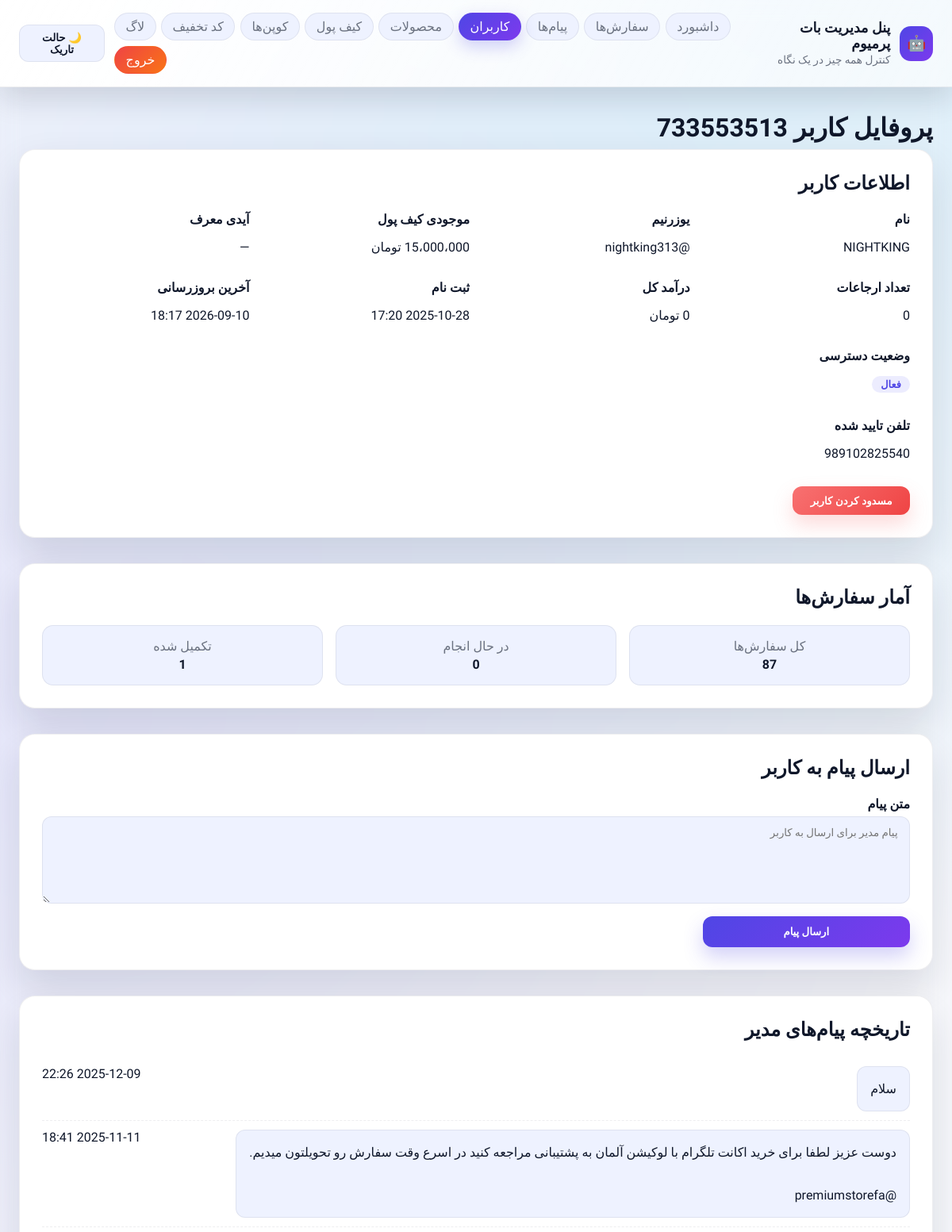
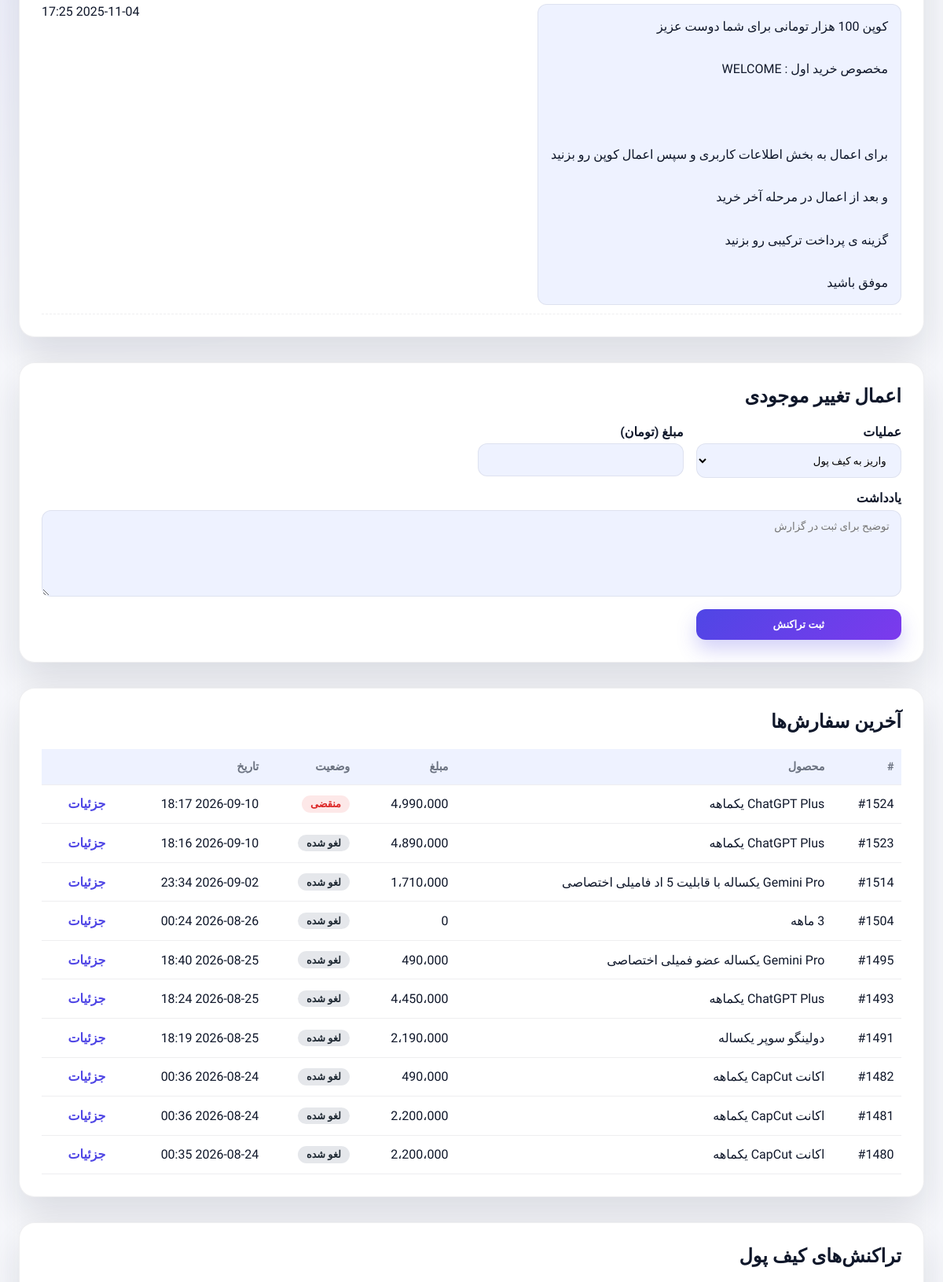
Page /users/733553513 (signed in, upper part) on the committed database (2 pictures, top to bottom).
### tables this page shows
CREATE TABLE users(
            user_id INTEGER PRIMARY KEY,
            username TEXT, first_name TEXT,
            wallet_balance INTEGER DEFAULT 0,
            ref_by INTEGER, ref_count INTEGER DEFAULT 0,
            earnings_total INTEGER DEFAULT 0,
            created_at TEXT, updated_at TEXT
        , contact_phone TEXT, contact_verified INTEGER DEFAULT 0, contact_shared_at TEXT, is_blocked INTEGER DEFAULT 0);

CREATE TABLE user_manager_messages(
                id INTEGER PRIMARY KEY AUTOINCREMENT,
                user_id INTEGER NOT NULL,
                message_text TEXT,
                created_at TEXT
            );

CREATE TABLE orders(
            id INTEGER PRIMARY KEY AUTOINCREMENT,
            user_id INTEGER, username TEXT, first_name TEXT,
            plan_id TEXT, plan_title TEXT, price TEXT,
            receipt_file_id TEXT, receipt_text TEXT,
            status TEXT, created_at TEXT, updated_at TEXT
        , service_category TEXT, service_code TEXT, account_mode TEXT, customer_email TEXT, customer_secret_encrypted TEXT, amount_total INTEGER, currency TEXT, payment_type TEXT, wallet_used_amount INTEGER DEFAULT 0, wallet_reserved_amount INTEGER DEFAULT 0, await_deadline TEXT, notes TEXT, customer_message TEXT, manager_note TEXT, internal_cost INTEGER DEFAULT 0, net_revenue INTEGER DEFAULT 0, amount_subtotal INTEGER DEFAULT 0, discount_amount INTEGER DEFAULT 0, discount_code_id INTEGER, discount_code TEXT, discount_applied_at TEXT, product_code TEXT, amount_original INTEGER DEFAULT 0, discount_id INTEGER, discount_title TEXT, discount_locked INTEGER DEFAULT 0, require_username INTEGER DEFAULT 0, require_password INTEGER DEFAULT 0, customer_username TEXT, customer_password TEXT, allow_first_plan INTEGER DEFAULT 0, cashback_percent INTEGER DEFAULT 0, cashback_applied_amount INTEGER DEFAULT 0);

### app/webadmin/server.py (the view)
    @app.get("/users/{user_id}")
    async def user_detail(request: Request, user_id: int, user: str = Depends(_login_required)):
        profile = get_user(user_id)
        if not profile:
            raise HTTPException(status.HTTP_404_NOT_FOUND, detail="کاربر یافت نشد")
        stats = get_user_stats(user_id)
        orders = list_orders(user_id=user_id, limit=10)
        wallet_history_rows = list_wallet_tx_for_user(user_id, limit=25)
        wallet_history: list[dict[str, Any]] = []
        for tx in wallet_history_rows:
            note = str(tx.get("note") or "")
            display_type = tx.get("type") or ""
            coupon_code: str | None = None
            if note.startswith("COUPON:"):
                coupon_code = note.split(":", 1)[1] if ":" in note else ""
                display_type = "Coupon"
            wallet_history.append(
                {
                    **tx,
                    "display_type": display_type,
                    "coupon_code": coupon_code.strip() if coupon_code else None,
                }
            )
        manager_messages = list_user_manager_messages(user_id, limit=20)
        return _render(
            request,
            "user_detail.html",
            {
                "title": f"کاربر {user_id}",
                "profile": profile,
                "stats": stats,
                "orders": orders,
                "wallet_history": wallet_history,
                "manager_messages": manager_messages,
                "format_datetime": _format_datetime,
                "format_amount": _format_amount,
                "nav": "users",
            },
        )

### app/webadmin/templates/user_detail.html (shortened to what this page needs)
{% extends 'base.html' %}
{% block content %}
<h1>پروفایل کاربر {{ profile.user_id }}</h1>
<section class="panel">
    <header><h2>اطلاعات کاربر</h2></header>
    <div class="detail-grid">
        <div>
            <strong>نام</strong>
            <p>{{ profile.first_name or '—' }}</p>
        </div>
        <div>
            <strong>یوزرنیم</strong>
            <p>@{{ profile.username or '—' }}</p>
        </div>
        <div>
            <strong>موجودی کیف پول</strong>
            <p>{{ format_amount(profile.wallet_balance) }} تومان</p>
        </div>
        <div>
            <strong>آیدی معرف</strong>
            <p>{{ profile.ref_by or '—' }}</p>
        </div>
        <div>
            <strong>تعداد ارجاعات</strong>
            <p>{{ profile.ref_count or 0 }}</p>
        </div>
        <div>
            <strong>درآمد کل</strong>
            <p>{{ format_amount(profile.earnings_total or 0) }} تومان</p>
        </div>
        <div>
            <strong>ثبت نام</strong>
            <p>{{ format_datetime(profile.created_at) }}</p>
        </div>
        <div>
            <strong>آخرین بروزرسانی</strong>
            <p>{{ format_datetime(profile.updated_at) }}</p>
        </div>
        <div>
            <strong>وضعیت دسترسی</strong>
            <p>
                {% if profile.is_blocked %}
                    <span class="badge awaiting_payment">مسدود</span>
                {% else %}
                    <span class="badge approved">فعال</span>
                {% endif %}
            </p>
        </div>
        <div class="span">
            <strong>تلفن تایید شده</strong>
            <p>{{ profile.contact_phone or '—' }}</p>
        </div>
    </div>
    <div class="inline-actions">
        {% if profile.is_blocked %}
        <form method="post" action="{{ url_for('toggle_block', user_id=profile.user_id) }}">
            <input type="hidden" name="action" value="unblock">
            <button type="submit" class="btn-secondary">رفع مسدودی</button>
        </form>
        {% else %}
        <form method="post" action="{{ url_for('toggle_block', user_id=profile.user_id) }}">
            <button type="submit" class="btn-danger">مسدود کردن کاربر</button>
        </form>
        {% endif %}
    </div>
</section>
<section class="panel">
    <header><h2>آمار سفارش‌ها</h2></header>
    <div class="stats">
        <div><span>کل سفارش‌ها</span><strong>{{ stats.orders_total }}</strong></div>
        <div><span>در حال انجام</span><strong>{{ stats.orders_inprog }}</strong></div>
        <div><span>تکمیل شده</span><strong>{{ stats.orders_done }}</strong></div>
    </div>
</section>
<section class="panel">
    <header><h2>ارسال پیام به کاربر</h2></header>
    <form method="post" action="{{ url_for('send_user_message', user_id=profile.user_id) }}" class="form-grid">
        <label class="span">متن پیام
            <textarea name="message_text" rows="3" placeholder="پیام مدیر برای ارسال به کاربر" required></textarea>
        </label>
        <button type="submit" class="btn-primary">ارسال پیام</button>
    </form>
</section>
<section class="panel">
    <header><h2>تاریخچه پیام‌های مدیر</h2></header>
    <ul class="list">
        {% for item in manager_messages %}
        <li>
            <span class="text-block">{{ (item.message_text or '—')|replace('\n','<br>')|safe }}</span>
            <span>{{ format_datetime(item.created_at) }}</span>
        </li>
        {% else %}
        <li class="empty">پیامی ارسال نشده است.</li>
        {% endfor %}
    </ul>
</section>
<section class="panel">
    <header><h2>اعمال تغییر موجودی</h2></header>
    <form method="post" action="{{ url_for('adjust_wallet', user_id=profile.user_id) }}" class="form-grid">
        <label>عملیات
            <select name="action" required>
                <option value="credit">واریز به کیف پول</option>
            </select>
        </label>
        <label>مبلغ (تومان)
            <input type="number" name="amount" min="1" required>
        </label>
        <label class="span">یادداشت
            <textarea name="note" rows="3" placeholder="توضیح برای ثبت در گزارش"></textarea>
        </label>
        <button type="submit" class="btn-primary">ثبت تراکنش</button>
    </form>
</section>
<section class="panel">
    <header><h2>آخرین سفارش‌ها</h2></header>
    <table>
        <thead>
            <tr>
                <th>#</th>
                <th>محصول</th>
                <th>مبلغ</th>
                <th>وضعیت</th>
                <th>تاریخ</th>
                <th></th>
            </tr>
        </thead>
        <tbody>
            {% for order in orders %}
            <tr>
                <td>#{{ order.id }}</td>
                <td>{{ order.plan_title or order.service_code or '—' }}</td>
                <td>{{ format_amount(order.amount_total or order.price) }}</td>
                <td><span class="badge {{ order.status|lower }}">{{ order_status_labels.get(order.status, order.status) }}</span></td>
                <td>{{ format_datetime(order.created_at) }}</td>
                <td><a class="link" href="{{ url_for('order_detail', order_id=order.id) }}">جزئیات</a></td>
            </tr>
            {% else %}
            <tr><td colspan="6" class="empty">سفارشی ثبت نشده است.</td></tr>
            {% endfor %}
        </tbody>
    </table>
</section>
<section class="panel">
    <header><h2>تراکنش‌های کیف پول</h2></header>
</section>
{% endblock %}

### app/webadmin/static/styles.css (style rules this page uses)
:root { color-scheme: light dark; --bg: radial-gradient(circle at 10% 20%, rgba(99,102,241,0.12), transparent 30%), radial-gradient(circle at 80% 0%, rgba(14,165,233,0.12), transparent 26%), #f6f7fb; --surface: #ffffff; --surface-alt: #eef2ff; --surface-ghost: rgba(255, 255, 255, 0.65); --text: #0f172a; --muted: #6b7280; --accent: #4f46e5; --accent-strong: #7c3aed; --border: rgba(15, 23, 42, 0.07); --success: #16a34a; --warning: #f59e0b; --danger: #dc2626; font-family: "Vazirmatn", "IRANSans", "Tahoma", sans-serif; background-attachment: fixed; }
* { box-sizing: border-box; }
body { margin: 0; background: var(--bg); color: var(--text); min-height: 100vh; }
h1, h2, h3 { margin: 0 0 0.5rem 0; font-weight: 700; }
label { display: flex; flex-direction: column; gap: 0.35rem; font-weight: 600; color: var(--text); }
.btn-primary { background: linear-gradient(135deg, var(--accent), var(--accent-strong)); color: white; border: none; padding: 0.75rem 1.6rem; border-radius: 12px; cursor: pointer; font-weight: 700; letter-spacing: -0.01em; box-shadow: 0 12px 24px rgba(79, 70, 229, 0.25); transition: transform 0.15s ease, box-shadow 0.15s ease; }
.btn-danger { background: linear-gradient(135deg, #f87171, #ef4444); color: white; border: none; padding: 0.65rem 1.4rem; border-radius: 12px; cursor: pointer; font-weight: 700; box-shadow: 0 12px 24px rgba(248, 113, 113, 0.25); }
.panel { background: var(--surface); border-radius: 20px; box-shadow: 0 22px 50px rgba(15, 23, 42, 0.12); padding: 1.75rem; margin-bottom: 2rem; border: 1px solid var(--border); }
.panel header { display: flex; align-items: flex-start; justify-content: space-between; margin-bottom: 1rem; gap: 1rem; }
.panel header h2 { margin-bottom: 0.35rem; }
.table, table { width: 100%; border-collapse: collapse; }
table th, table td { padding: 0.85rem 0.6rem; border-bottom: 1px solid var(--border); text-align: right; }
.table thead tr, table thead tr { background: var(--surface-alt); }
table tbody tr:nth-child(odd) { background: var(--surface); }
.text-block { background: var(--surface-alt); padding: 0.85rem 1rem; border-radius: 12px; white-space: pre-wrap; line-height: 1.7; border: 1px solid var(--border); }
table th { color: var(--muted); font-size: 0.9rem; font-weight: 700; letter-spacing: -0.01em; }
table td a.link { color: var(--accent); text-decoration: none; font-weight: 700; }
.badge { display: inline-block; padding: 0.2rem 0.7rem; border-radius: 999px; font-size: 0.8rem; background: #e5e7eb; color: #1f2933; font-weight: 700; }
.badge.approved, .badge.in_progress, .badge.ready_to_deliver { background: rgba(99, 102, 241, 0.12); color: var(--accent); }
.badge.expired { background: rgba(239, 68, 68, 0.12); color: var(--danger); }
.inline-actions { margin-top: 1rem; display: flex; gap: 0.75rem; flex-wrap: wrap; }
.inline-actions form { margin: 0; }
.list { list-style: none; margin: 0; padding: 0; }
.list li { display: flex; justify-content: space-between; padding: 0.7rem 0; border-bottom: 1px dashed var(--border); }
.detail-grid { display: grid; gap: 1rem; grid-template-columns: repeat(auto-fit, minmax(220px, 1fr)); }
.detail-grid .span { grid-column: 1 / -1; }
.form-grid { display: grid; gap: 1rem; grid-template-columns: repeat(auto-fit, minmax(220px, 1fr)); }
.form-grid .full, .form-grid .span { grid-column: 1 / -1; }
.form-grid textarea, .form-grid input, .form-grid select { width: 100%; padding: 0.78rem 0.9rem; border-radius: 12px; border: 1px solid var(--border); font-family: inherit; background: var(--surface-alt); }
.form-grid textarea { min-height: 110px; }
.stats { display: grid; grid-template-columns: repeat(auto-fit, minmax(160px, 1fr)); gap: 1rem; }
.stats div { background: var(--surface-alt); border-radius: 14px; padding: 1rem; text-align: center; border: 1px solid var(--border); }
.stats span { display: block; color: var(--muted); margin-bottom: 0.25rem; }

### rows in the picture
users: user_id "733553513", first_name "NIGHTKING", username "nightking313", wallet_balance "15،000،000", ref_count "0", created_at "2025-10-28 17:20", updated_at "2026-09-10 18:17", contact_phone "989102825540"
user_manager_messages: message_text "سلام", created_at "2025-12-09 22:26"
user_manager_messages: message_text "دوست عزیز لطفا برای خرید اکانت تلگرام با لوکیشن آلمان به پشتیبانی مراجعه کنید در اسرع وقت سفارش رو تحویلتون میدیم. @premiumstorefa", created_at "2025-11-11 18:41"
user_manager_messages: message_text "کوپن 100 هزار تومانی برای شما دوست عزیز مخصوص خرید اول : WELCOME برای اعمال به بخش اطلاعات کاربری و سپس اعمال کوپن رو بزنید و بعد از اعمال در مرحله آخر خرید گزینه ی پرداخت ترکیبی رو بزنید موفق باشید", created_at "2025-11-04 17:25"
orders: id "1524", plan_title "ChatGPT Plus یکماهه", amount_total "4،990،000", get "منقضی", created_at "2026-09-10 18:17"
orders: id "1523", plan_title "ChatGPT Plus یکماهه", amount_total "4،890،000", get "لغو شده", created_at "2026-09-10 18:16"
orders: id "1514", plan_title "Gemini Pro یکساله با قابلیت 5 اد فامیلی اختصاصی", amount_total "1،710،000", get "لغو شده", created_at "2026-09-02 23:34"
orders: id "1504", plan_title "3 ماهه", amount_total+price "0", get "لغو شده", created_at "2026-08-26 00:24"
orders: id "1495", plan_title "Gemini Pro یکساله عضو فمیلی اختصاصی", amount_total "490،000", get "لغو شده", created_at "2026-08-25 18:40"
orders: id "1493", plan_title "ChatGPT Plus یکماهه", amount_total "4،450،000", get "لغو شده", created_at "2026-08-25 18:24"
orders: id "1491", plan_title "دولینگو سوپر یکساله", amount_total "2،190،000", get "لغو شده", created_at "2026-08-25 18:19"
orders: id "1482", plan_title "اکانت CapCut یکماهه", amount_total "490،000", get "لغو شده", created_at "2026-08-24 00:36"
orders: id "1481", plan_title "اکانت CapCut یکماهه", amount_total "2،200،000", get "لغو شده", created_at "2026-08-24 00:36"
orders: id "1480", plan_title "اکانت CapCut یکماهه", amount_total "2،200،000", get "لغو شده", created_at "2026-08-24 00:35"

### other values in the picture
{{ '☀️ حالت روشن' if theme == 'dark' else '🌙 حالت تاریک' }} "🌙 حالت تاریک"
{{ profile.ref_by or '—' }} "—"
{{ stats.orders_total }} "87"
{{ stats.orders_inprog }} "0"
{{ stats.orders_done }} "1"
